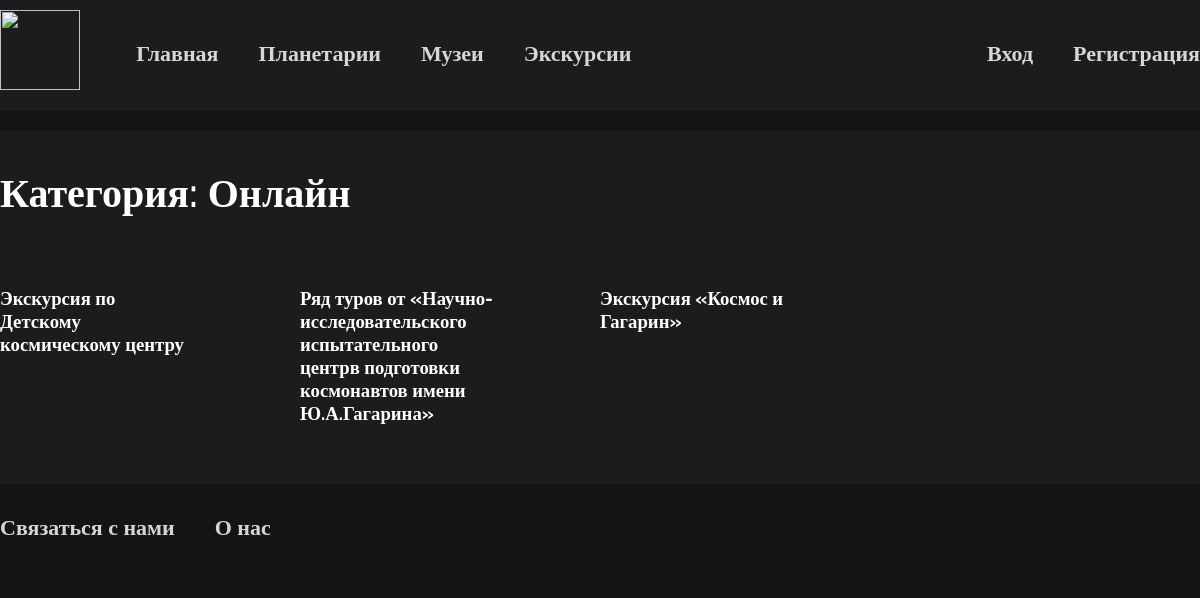
The page /category/online on the database its author committed.
### space/models.py (models this page shows, shortened)
class Category(models.Model):
    name = models.CharField(max_length=30)
    cname = models.CharField(max_length=30, null=True)
    class Meta:
        verbose_name_plural = 'Categories'
    def __str__(self) -> str:
        return self.name

class Place(models.Model):
    category = models.ForeignKey(Category, on_delete=models.CASCADE)
    name = models.CharField(max_length=200)
    description = models.TextField()
    rate = models.PositiveIntegerField(null=True)
    is_online = models.BooleanField(default=False)
    address = models.CharField(max_length=60, null=True)
    img = models.ImageField(upload_to='images')
    date_created = models.DateTimeField(default=timezone.now)

### space/views.py (the view)
# urls.py: path('category/<category_name>', category, name='category')
def category(request, category_name):
    category = Category.objects.get(cname=category_name)
    category_places = Place.objects.filter(category=category)
    print(category)
    context = {
        'title': category.name,
        'places': category_places,
    }
    return render(request, 'space/category.html', context)

### space/templates/space/category.html (shortened to what this page needs)
{% extends 'space/base.html' %}
{% load static %}
{% block css %}
    <link rel="stylesheet" href="{% static 'css/styles.css' %}">
{% endblock %}
{% block content %}
<section class="section__ctitle">
</section>
<section class="section__last-places">
    <div class="container" style="padding: 5px 0 40px;">
      <h1 class="h1" style="color: #fff;">Категория: {{ title }}</h1>
      <div class="cards grid-cols-4">
        {% for place in places %}
        <div class="card">
          <a href="{% url 'space:place' place_id=place.id %}" class="link"><h3 class="h3">{{ place.name }}</h3></a>
        </div>
        {% endfor %}
      </div>
    </div>
  </section>
{% endblock %}

### space/templates/space/base.html (shortened to what this page needs)
{% load static %}
<!DOCTYPE html>
<html lang="en">
<head>
    <link rel="stylesheet" href="{% static 'fontawesome/css/all.css' %}">
    <link rel="stylesheet" href="{% static 'css/base.css' %}">
    <link rel="stylesheet" href="{% static 'css/adaptive.css' %}">
    {% block css %} {% endblock %}
</head>
<body>
    <header class="header">
        <div class="container">
            <nav class="nav">
                <ul class="header-items">
                    <li class="header-item img-item"><a href="{% url 'space:index' %}"><img class="small-img" src="{% static 'images/logo.png' %}" alt=""></a></li>
                    <li class="header-item"><a href="{% url 'space:index' %}" class="header-item-link"><i class="fa-solid fa-house fa-2xs"></i> Главная</a></li>
                    <li class="header-item category-header-item"><a href="{% url 'space:category' category_name='planetarium' %}" class="header-item-link">Планетарии</a></li>
                    <li class="header-item category-header-item"><a href="{% url 'space:category' category_name='museum' %}" class="header-item-link">Музеи</a></li>
                    <li class="header-item category-header-item"><a href="{% url 'space:category' category_name='online' %}" class="header-item-link">Экскурсии</a></li>
                </ul>
                <ul class="header-items">
                    {% if user.is_authenticated %}
                    <li class="header-item" style="margin-right: 0;"><a href="{% url 'users:logout' %}" class="header-item-link">Выйти</a></li>
                    {% else %}
                    <li class="header-item"><a href="{% url 'users:login' %}" class="header-item-link">Вход</a></li>
                    <li class="header-item" style="margin-right: 0;"><a href="{% url 'users:registration' %}" class="header-item-link">Регистрация</a></li>
                    {% endif %}
                </ul>
            </nav>
        </div>
    </header>
    <div class="content">
        {% block content %} {% endblock %}
    </div>
    <footer class="footer">
        <div class="container">
            <nav class="nav">
                <ul class="header-items">
                    <li class="header-item"><a href="" class="header-item-link">Связаться с нами</a></li>
                    <li class="header-item"><a href="" class="header-item-link">О нас</a></li>
                </ul>
            </nav>
        </div>
    </footer>
</body>
</html>

### static/css/base.css (style rules this page uses)
:root { --main-black-color: #1c1c1e; --main-black-bgcolor: #141414; }
body { margin: 0; padding: 0; background-color: var(--main-black-bgcolor); }
h1, h2, h3, h3, h4, h5, h6, p, span, a { font-family: 'Raleway'; color: inherit; padding: 0; }
section { width: 100%; background-color: transparent; }
.h1 { font-weight: 600; font-size: 40px; }
.header, .footer { max-width: 100%; padding: 10px 0 15px; background-color: var(--main-black-color); color: #ffffffd2; font-family: 'Tahoma'; font-weight: 600; font-size: 22px; }
.footer { padding: 30px 0 30px; background-color: var(--main-black-bgcolor); }
.container { max-width: 1200px; margin: 0 auto; }
.nav { display: flex; justify-content: space-between; align-items: center; }
.header-items { width: max-content; list-style: none; margin: 0; padding: 0; display: flex; justify-content: space-between; align-items: center; }
.header-item { padding: 0; margin-right: 40px; }
.header-item-link { font-size: inherit; user-select: none; text-decoration: none; transition: color .4s ease; color: inherit; }
.content { width: 100%; margin: 0 auto; }
.grid-cols-4, .grid-cols-2, .grid-col, .grid-cols-2-img { width: 100%; display: grid; }
.grid-cols-4 { grid-template-columns: 25% 25% 25% 25%; }
.small-img { width: 80px; height: 80px; }

### static/css/styles.css (style rules this page uses)
.section__last-places { background-color: var(--main-black-color); color: #fff; margin: 0 auto; }
.section__ctitle { background-color: var(--main-black-bgcolor); width: 100%; padding: 10px 0; }
.cards { width: 100%; }
.card { width: 200px; border-radius: 10px; }
.link { text-decoration: none; color: hsl(0, 0%, 100%); }

### rows shown on the page
Category: name "Онлайн"
Place: name "Экскурсия по Детскому космическому центру"
Place: name "Ряд туров от «Научно-исследовательского испытательного центрв подготовки космонавтов имени Ю.А.Гагарина»"
Place: name "Экскурсия «Космос и Гагарин»"
